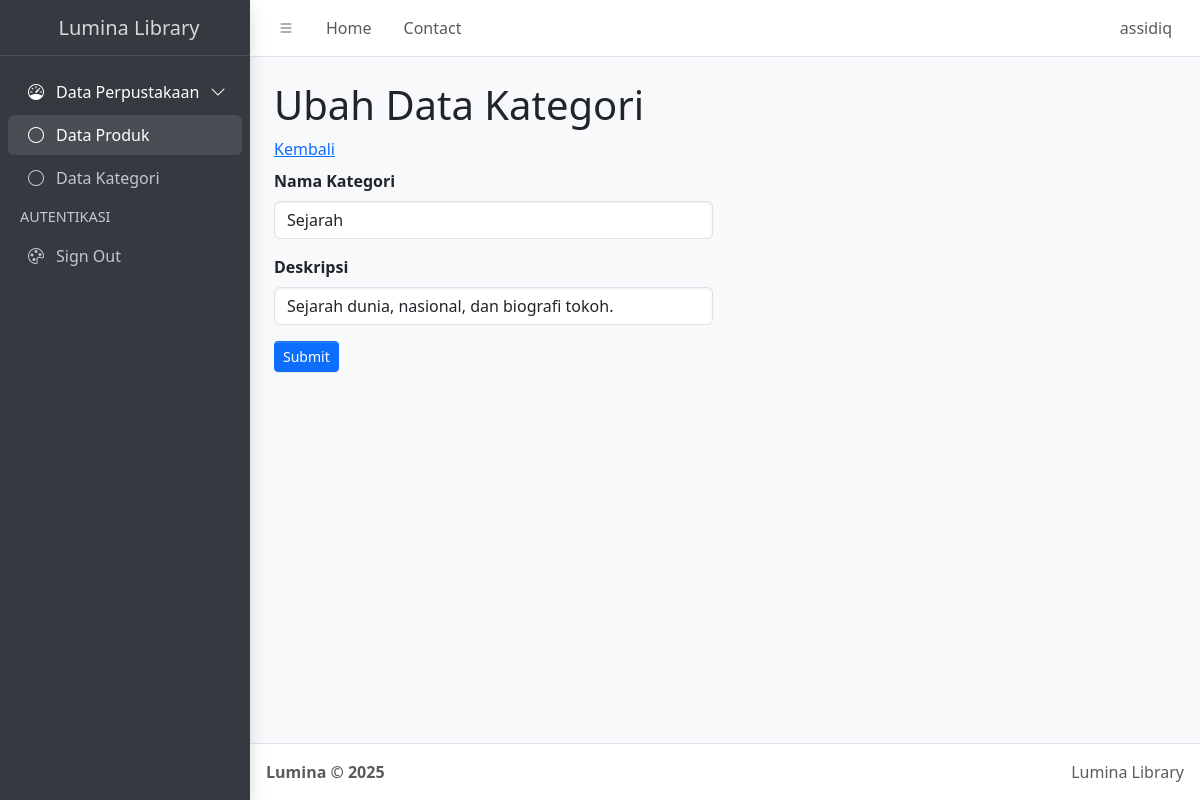
The app's page /ubah_data2.php?id_kategori=1016 (signed in) with its own data.
### tables this page shows
CREATE TABLE `kategori` (
  `id_kategori` int(12) NOT NULL,
  `kategori` varchar(255) NOT NULL,
  `deskripsi` text NOT NULL,
  `tanggal_input` timestamp(6) NOT NULL DEFAULT current_timestamp(6) ON UPDATE current_timestamp(6)
);

### function.php (called while the page is built, shortened)
<?php
$conn = mysqli_connect("localhost", "root", "", "simbs");
function query($query)
{
    global $conn;
    $result = mysqli_query($conn, $query);
    $rows = [];
    while ($row = mysqli_fetch_assoc($result)) {
        $rows[] = $row;
    }
    return $rows;
}

### ubah_data2.php (the view, shortened to what this page needs)
<?php
require("function.php");
$id_kategori = $_GET['id_kategori'];
$query = query("SELECT * FROM kategori WHERE id_kategori = $id_kategori");
if (isset($query[0])) {
  $kategori = $query[0];
} else {
  echo "<script>alert('Data kategori tidak ditemukan!');
        document.location.href = 'index.php';</script>";
  exit;
}
?>
<!DOCTYPE html>
<html lang="en">
<head>
  <link href="https://cdn.jsdelivr.net/npm/bootstrap@5.0.2/dist/css/bootstrap.min.css" rel="stylesheet">
</head>
<body>
  <link
    rel="stylesheet"
    href="https://cdn.jsdelivr.net/npm/@fontsource/source-sans-3@5.0.12/index.css"
    media="print"
    onload="this.media='all'" />
  <link
    rel="stylesheet"
    href="https://cdn.jsdelivr.net/npm/overlayscrollbars@2.11.0/styles/overlayscrollbars.min.css"
 />
  <link
    rel="stylesheet"
    href="https://cdn.jsdelivr.net/npm/bootstrap-icons@1.13.1/font/bootstrap-icons.min.css"
 />
  <link rel="stylesheet" href="dist/css/adminlte.min.css" />
  <link
    rel="stylesheet"
    href="https://cdn.jsdelivr.net/npm/apexcharts@3.37.1/dist/apexcharts.css"
 />
  <link
    rel="stylesheet"
    href="https://cdn.jsdelivr.net/npm/jsvectormap@1.5.3/dist/css/jsvectormap.min.css"
 />
  </head>
  <body class="layout-fixed sidebar-expand-lg bg-body-tertiary">
    <div class="app-wrapper">
      <nav class="app-header navbar navbar-expand bg-body">
        <div class="container-fluid">
          <ul class="navbar-nav">
            <li class="nav-item">
              <a class="nav-link" data-lte-toggle="sidebar" href="#" role="button">
                <i class="bi bi-list"></i>
              </a>
            </li>
            <li class="nav-item d-none d-md-block">
              <a href="#" class="nav-link">Home</a>
            </li>
            <li class="nav-item d-none d-md-block">
              <a href="https://www.instagram.com/assidiqla?igsh=emx3Nmw4eHplbW9m" class="nav-link">Contact</a>
            </li>
          </ul>
          <ul class="navbar-nav ms-auto">
            <li class="nav-item dropdown user-menu">
              <a href="#" class="nav-link dropdown-toggle" data-bs-toggle="dropdown">
                <span class="d-none d-md-inline"><?= htmlspecialchars($_SESSION['username']); ?></span>
              </a>
            </li>
          </ul>
        </div>
      </nav>
      <aside class="app-sidebar bg-body-secondary shadow" data-bs-theme="dark">
        <div class="sidebar-brand">
          <a href="index2.php" class="brand-link">
            <span class="brand-text fw-light">Lumina Library</span>
          </a>
        </div>
        <div class="sidebar-wrapper">
          <nav class="mt-2">
            <ul
              class="nav sidebar-menu flex-column"
              data-lte-toggle="treeview"
              role="navigation"
              aria-label="Main navigation"
              data-accordion="false"
              id="navigation">
              <li class="nav-item menu-open">
                <a href="#" class="nav-link active">
                  <i class="nav-icon bi bi-speedometer"></i>
                  <p>
                    Data Perpustakaan
                  </p>
                </a>
                <ul class="nav nav-treeview">
                  <li class="nav-item">
                    <a href="index.php" class="nav-link active">
                      <i class="nav-icon bi bi-circle"></i>
                      <p>Data Produk</p>
                    </a>
                  </li>
                  <li class="nav-item">
                    <a href="index2.php" class="nav-link">
                      <i class="nav-icon bi bi-circle"></i>
                      <p>Data Kategori</p>
                    </a>
                  </li>
                </ul>
              </li>
              <li class="nav-header">AUTENTIKASI</li>
              <li class="nav-item">
                <a href="logout.php" class="nav-link">
                  <i class="nav-icon bi bi-palette"></i>
                  <p>Sign Out</p>
                </a>
              </li>
            </ul>
          </nav>
        </div>
      </aside>
      <div class="p-4 container">
        <div class="row">
          <h1 class="mb-2">Ubah Data Kategori</h1>
          <a href="index2.php" class="mb-2">Kembali</a>
          <div class="col-md-6">
            <form action="" method="POST">
              <div class="mb-3">
                <label class="form-label fw-bold">Nama Kategori</label>
                <input type="text" class="form-control" name="kategori"
                  value="<?= $kategori['kategori'] ?>" autocomplete="off">
              </div>
              <div class="mb-3">
                <label class="form-label fw-bold">Deskripsi</label>
                <input type="text" class="form-control" name="deskripsi"
                  value="<?= $kategori['deskripsi'] ?>" autocomplete="off">
              </div>
              <button type="submit" name="tombol_submit" class="btn btn-primary btn-sm">Submit</button>
            </form>
          </div>
        </div>
      </div>
      <footer class="app-footer">
        <div class="float-end d-none d-sm-inline">Lumina Library</div>
        <strong>
          Lumina &copy; 2025&nbsp;
        </strong>
      </footer>
    </div>
  </body>
</html>

### records on screen
kategori: kategori "Sejarah", deskripsi "Sejarah dunia, nasional, dan biografi tokoh."

### other values on screen
$_SESSION['username'] "assidiq"
